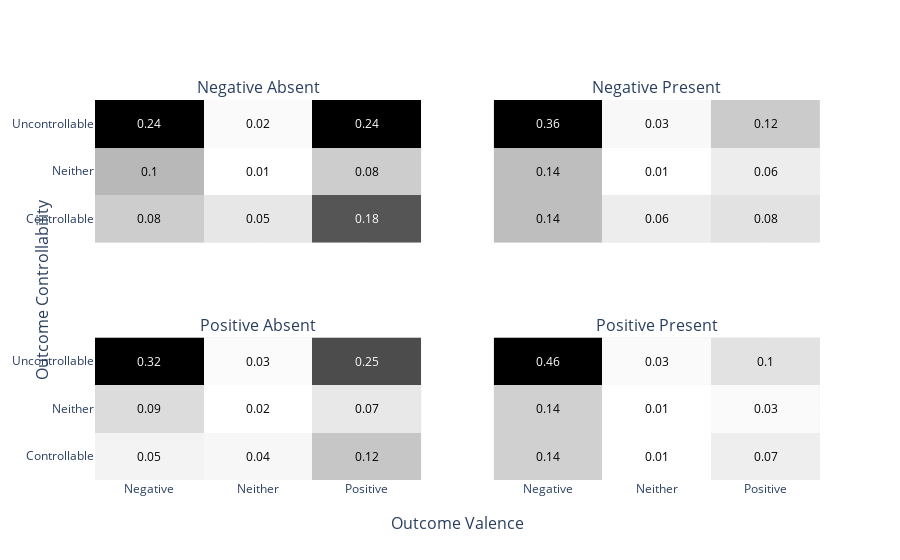

Notebook source saved alongside this figure:
### Markdown cell above
# The following Chi-Squares are presented in the "Frequency of Unexpected Outcomes: A Negative-Uncontrollability Bias" Section of the paper.

### Code cell
## MAKE THE SUBPLOTS ##
import plotly.figure_factory as ff

x = ['Negative', 'Neither', 'Positive']
y = ['Controllable', 'Neither', 'Uncontrollable']

annot_list = []
zipped_cond_pairs = list(zip(
    ['negative','negative','positive','positive'],
    ['absent','present','absent','present']
))

subplot_titles_list =[str(' '.join(i)).title() for i in zipped_cond_pairs]

fig = make_subplots(rows=2, cols=2, 
                    shared_xaxes=True, shared_yaxes=True,
                    x_title='Outcome Valence',
                    y_title='Outcome Controllability',
                    subplot_titles=[str(' '.join(i)).title() for i in zipped_cond_pairs]
                   )

idx = 0
n_cols = 2

for val, means in zipped_cond_pairs:
    z = np.round(pd.crosstab(master_data[(master_data['valence_condition']==val) & 
                    (master_data['means_condition']==means)
                   ]['control_code'],
                    master_data[(master_data['valence_condition']==val) & 
                    (master_data['means_condition']==means)
                   ]['val_code'], 
                    normalize='all').values, 2)
    
    ratings_by_condition_pair_fig = ff.create_annotated_heatmap(
        z, x=x, y=y, 
        colorscale='Greys', 
        xaxis=f'x{idx+1}', yaxis=f'y{idx+1}',
        
    )
    
    for annot in list(ratings_by_condition_pair_fig.layout.annotations):
        annot.update({'xref': f'x{idx+1}', 'yref': f'y{idx+1}'})
    annot_list.extend(list(ratings_by_condition_pair_fig.layout.annotations))
    
    
    
    ratings_by_condition_pair_fig.layout.update(
        {
         f'xaxis{idx+1}':{'anchor':f'x{idx+1}'},
         f'yaxis{idx+1}':{'anchor':f'y{idx+1}'},
        
        }
    )
    
#     print(ratings_by_condition_pair_fig.layout)
## MAKE THE MAIN PLOT ##    
    fig.add_trace(ratings_by_condition_pair_fig.data[0], row=idx//n_cols+1, col=idx%n_cols+1,
                 )
    
    idx += 1
    

    
## GET the CHI-SQUARE STATS ##
    print(val, means)
    chi_dvs = pd.crosstab(master_data[(master_data['valence_condition']==val) & 
                    (master_data['means_condition']==means)
                   ]['control_code'],
                    master_data[(master_data['valence_condition']==val) & 
                    (master_data['means_condition']==means)
                   ]['val_code'])
    
    print(tabulate(chi_dvs, headers="keys", tablefmt='fancy_grid'))
    obs = np.array([chi_dvs.loc[('controllable')], chi_dvs.loc[('neither_control')], chi_dvs.loc[('uncontrollable')]])
    pvalue, williams_chi, williams_pvalue, williams_deffre, effect_size = print_chi(obs)
       

## SAVE THE STATS TO KALLYSTO ##    
#save the william's chi info
    if williams_pvalue < 0.001:
        p = "p < .001"
    else:
        p = f"p = {williams_pvalue:.3f}"

    export_value_chi_apa(str(val.title() + means.title() + "ValenceOutcomeByControlOutcomeChi"), 
                         williams_chi, 
                         williams_deffre, 
                         N = sum(sum(obs)), 
                         p = p, 
                         v = "{:.3f}".format(effect_size))


## ADD THE CORRECT ANNOTATIONS AND SHOW THE MAIN PLOT ##    
for anno in annot_list:
    fig.add_annotation(anno)

fig.show()

## SAVE THE FIGURE TO KALLYSTO ##    
savefig = Export.figure('RatingsByConditionHeatmap',  # Export name
    image=fig,             # The plot to be exported
    data=pd.crosstab(master_data['control_code'],
                    master_data['val_code'], 
                    normalize='all'),     # The data used to produce the plot.
    text_width=1, #fig width relative to textwidth=1
    caption='Crosstabs of outcome controllability and valence ratings by condition.'
) 

savefig > latex_report;

### Figure 1 — Plotly figure (JSON) as saved in the notebook; plotly's stock layout.template omitted (floating-point values rounded to 4 significant figures)
{"data": [{"colorscale": [[0, "rgb(255,255,255)"], [0.125, "rgb(240,240,240)"], [0.25, "rgb(217,217,217)"], [0.375, "rgb(189,189,189)"], [0.5, "rgb(150,150,150)"], [0.625, "rgb(115,115,115)"], [0.75, "rgb(82,82,82)"], [0.875, "rgb(37,37,37)"], [1, "rgb(0,0,0)"]], "reversescale": false, "showscale": false, "type": "heatmap", "x": ["Negative", "Neither", "Positive"], "xaxis": "x", "y": ["Controllable", "Neither", "Uncontrollable"], "yaxis": "y", "z": [[0.08, 0.05, 0.18], [0.1, 0.01, 0.08], [0.24, 0.02, 0.24]]}, {"colorscale": [[0, "rgb(255,255,255)"], [0.125, "rgb(240,240,240)"], [0.25, "rgb(217,217,217)"], [0.375, "rgb(189,189,189)"], [0.5, "rgb(150,150,150)"], [0.625, "rgb(115,115,115)"], [0.75, "rgb(82,82,82)"], [0.875, "rgb(37,37,37)"], [1, "rgb(0,0,0)"]], "reversescale": false, "showscale": false, "type": "heatmap", "x": ["Negative", "Neither", "Positive"], "xaxis": "x2", "y": ["Controllable", "Neither", "Uncontrollable"], "yaxis": "y2", "z": [[0.14, 0.06, 0.08], [0.14, 0.01, 0.06], [0.36, 0.03, 0.12]]}, {"colorscale": [[0, "rgb(255,255,255)"], [0.125, "rgb(240,240,240)"], [0.25, "rgb(217,217,217)"], [0.375, "rgb(189,189,189)"], [0.5, "rgb(150,150,150)"], [0.625, "rgb(115,115,115)"], [0.75, "rgb(82,82,82)"], [0.875, "rgb(37,37,37)"], [1, "rgb(0,0,0)"]], "reversescale": false, "showscale": false, "type": "heatmap", "x": ["Negative", "Neither", "Positive"], "xaxis": "x3", "y": ["Controllable", "Neither", "Uncontrollable"], "yaxis": "y3", "z": [[0.05, 0.04, 0.12], [0.09, 0.02, 0.07], [0.32, 0.03, 0.25]]}, {"colorscale": [[0, "rgb(255,255,255)"], [0.125, "rgb(240,240,240)"], [0.25, "rgb(217,217,217)"], [0.375, "rgb(189,189,189)"], [0.5, "rgb(150,150,150)"], [0.625, "rgb(115,115,115)"], [0.75, "rgb(82,82,82)"], [0.875, "rgb(37,37,37)"], [1, "rgb(0,0,0)"]], "reversescale": false, "showscale": false, "type": "heatmap", "x": ["Negative", "Neither", "Positive"], "xaxis": "x4", "y": ["Controllable", "Neither", "Uncontrollable"], "yaxis": "y4", "z": [[0.14, 0.01, 0.07], [0.14, 0.01, 0.03], [0.46, 0.03, 0.1]]}], "layout": {"annotations": [{"font": {"size": 16}, "showarrow": false, "text": "Negative Absent", "x": 0.225, "xanchor": "center", "xref": "paper", "y": 1, "yanchor": "bottom", "yref": "paper"}, {"font": {"size": 16}, "showarrow": false, "text": "Negative Present", "x": 0.775, "xanchor": "center", "xref": "paper", "y": 1, "yanchor": "bottom", "yref": "paper"}, {"font": {"size": 16}, "showarrow": false, "text": "Positive Absent", "x": 0.225, "xanchor": "center", "xref": "paper", "y": 0.375, "yanchor": "bottom", "yref": "paper"}, {"font": {"size": 16}, "showarrow": false, "text": "Positive Present", "x": 0.775, "xanchor": "center", "xref": "paper", "y": 0.375, "yanchor": "bottom", "yref": "paper"}, {"font": {"size": 16}, "showarrow": false, "text": "Outcome Valence", "x": 0.5, "xanchor": "center", "xref": "paper", "y": 0, "yanchor": "top", "yref": "paper", "yshift": -30}, {"font": {"size": 16}, "showarrow": false, "text": "Outcome Controllability", "textangle": -90, "x": 0, "xanchor": "right", "xref": "paper", "xshift": -40, "y": 0.5, "yanchor": "middle", "yref": "paper"}, {"font": {"color": "#000000"}, "showarrow": false, "text": "0.08", "x": "Negative", "xref": "x", "y": "Controllable", "yref": "y"}, {"font": {"color": "#000000"}, "showarrow": false, "text": "0.05", "x": "Neither", "xref": "x", "y": "Controllable", "yref": "y"}, {"font": {"color": "#FFFFFF"}, "showarrow": false, "text": "0.18", "x": "Positive", "xref": "x", "y": "Controllable", "yref": "y"}, {"font": {"color": "#000000"}, "showarrow": false, "text": "0.1", "x": "Negative", "xref": "x", "y": "Neither", "yref": "y"}, {"font": {"color": "#000000"}, "showarrow": false, "text": "0.01", "x": "Neither", "xref": "x", "y": "Neither", "yref": "y"}, {"font": {"color": "#000000"}, "showarrow": false, "text": "0.08", "x": "Positive", "xref": "x", "y": "Neither", "yref": "y"}, {"font": {"color": "#FFFFFF"}, "showarrow": false, "text": "0.24", "x": "Negative", "xref": "x", "y": "Uncontrollable", "yref": "y"}, {"font": {"color": "#000000"}, "showarrow": false, "text": "0.02", "x": "Neither", "xref": "x", "y": "Uncontrollable", "yref": "y"}, {"font": {"color": "#FFFFFF"}, "showarrow": false, "text": "0.24", "x": "Positive", "xref": "x", "y": "Uncontrollable", "yref": "y"}, {"font": {"color": "#000000"}, "showarrow": false, "text": "0.14", "x": "Negative", "xref": "x2", "y": "Controllable", "yref": "y2"}, {"font": {"color": "#000000"}, "showarrow": false, "text": "0.06", "x": "Neither", "xref": "x2", "y": "Controllable", "yref": "y2"}, {"font": {"color": "#000000"}, "showarrow": false, "text": "0.08", "x": "Positive", "xref": "x2", "y": "Controllable", "yref": "y2"}, {"font": {"color": "#000000"}, "showarrow": false, "text": "0.14", "x": "Negative", "xref": "x2", "y": "Neither", "yref": "y2"}, {"font": {"color": "#000000"}, "showarrow": false, "text": "0.01", "x": "Neither", "xref": "x2", "y": "Neither", "yref": "y2"}, {"font": {"color": "#000000"}, "showarrow": false, "text": "0.06", "x": "Positive", "xref": "x2", "y": "Neither", "yref": "y2"}, {"font": {"color": "#FFFFFF"}, "showarrow": false, "text": "0.36", "x": "Negative", "xref": "x2", "y": "Uncontrollable", "yref": "y2"}, {"font": {"color": "#000000"}, "showarrow": false, "text": "0.03", "x": "Neither", "xref": "x2", "y": "Uncontrollable", "yref": "y2"}, {"font": {"color": "#000000"}, "showarrow": false, "text": "0.12", "x": "Positive", "xref": "x2", "y": "Uncontrollable", "yref": "y2"}, {"font": {"color": "#000000"}, "showarrow": false, "text": "0.05", "x": "Negative", "xref": "x3", "y": "Controllable", "yref": "y3"}, {"font": {"color": "#000000"}, "showarrow": false, "text": "0.04", "x": "Neither", "xref": "x3", "y": "Controllable", "yref": "y3"}, {"font": {"color": "#000000"}, "showarrow": false, "text": "0.12", "x": "Positive", "xref": "x3", "y": "Controllable", "yref": "y3"}, {"font": {"color": "#000000"}, "showarrow": false, "text": "0.09", "x": "Negative", "xref": "x3", "y": "Neither", "yref": "y3"}, {"font": {"color": "#000000"}, "showarrow": false, "text": "0.02", "x": "Neither", "xref": "x3", "y": "Neither", "yref": "y3"}, {"font": {"color": "#000000"}, "showarrow": false, "text": "0.07", "x": "Positive", "xref": "x3", "y": "Neither", "yref": "y3"}, {"font": {"color": "#FFFFFF"}, "showarrow": false, "text": "0.32", "x": "Negative", "xref": "x3", "y": "Uncontrollable", "yref": "y3"}, {"font": {"color": "#000000"}, "showarrow": false, "text": "0.03", "x": "Neither", "xref": "x3", "y": "Uncontrollable", "yref": "y3"}, {"font": {"color": "#FFFFFF"}, "showarrow": false, "text": "0.25", "x": "Positive", "xref": "x3", "y": "Uncontrollable", "yref": "y3"}, {"font": {"color": "#000000"}, "showarrow": false, "text": "0.14", "x": "Negative", "xref": "x4", "y": "Controllable", "yref": "y4"}, {"font": {"color": "#000000"}, "showarrow": false, "text": "0.01", "x": "Neither", "xref": "x4", "y": "Controllable", "yref": "y4"}, {"font": {"color": "#000000"}, "showarrow": false, "text": "0.07", "x": "Positive", "xref": "x4", "y": "Controllable", "yref": "y4"}, {"font": {"color": "#000000"}, "showarrow": false, "text": "0.14", "x": "Negative", "xref": "x4", "y": "Neither", "yref": "y4"}, {"font": {"color": "#000000"}, "showarrow": false, "text": "0.01", "x": "Neither", "xref": "x4", "y": "Neither", "yref": "y4"}, {"font": {"color": "#000000"}, "showarrow": false, "text": "0.03", "x": "Positive", "xref": "x4", "y": "Neither", "yref": "y4"}, {"font": {"color": "#FFFFFF"}, "showarrow": false, "text": "0.46", "x": "Negative", "xref": "x4", "y": "Uncontrollable", "yref": "y4"}, {"font": {"color": "#000000"}, "showarrow": false, "text": "0.03", "x": "Neither", "xref": "x4", "y": "Uncontrollable", "yref": "y4"}, {"font": {"color": "#000000"}, "showarrow": false, "text": "0.1", "x": "Positive", "xref": "x4", "y": "Uncontrollable", "yref": "y4"}], "xaxis": {"anchor": "y", "domain": [0, 0.45], "matches": "x3", "showticklabels": false}, "xaxis2": {"anchor": "y2", "domain": [0.55, 1], "matches": "x4", "showticklabels": false}, "xaxis3": {"anchor": "y3", "domain": [0, 0.45]}, "xaxis4": {"anchor": "y4", "domain": [0.55, 1]}, "yaxis": {"anchor": "x", "domain": [0.625, 1]}, "yaxis2": {"anchor": "x2", "domain": [0.625, 1], "matches": "y", "showticklabels": false}, "yaxis3": {"anchor": "x3", "domain": [0, 0.375]}, "yaxis4": {"anchor": "x4", "domain": [0, 0.375], "matches": "y3", "showticklabels": false}}}
